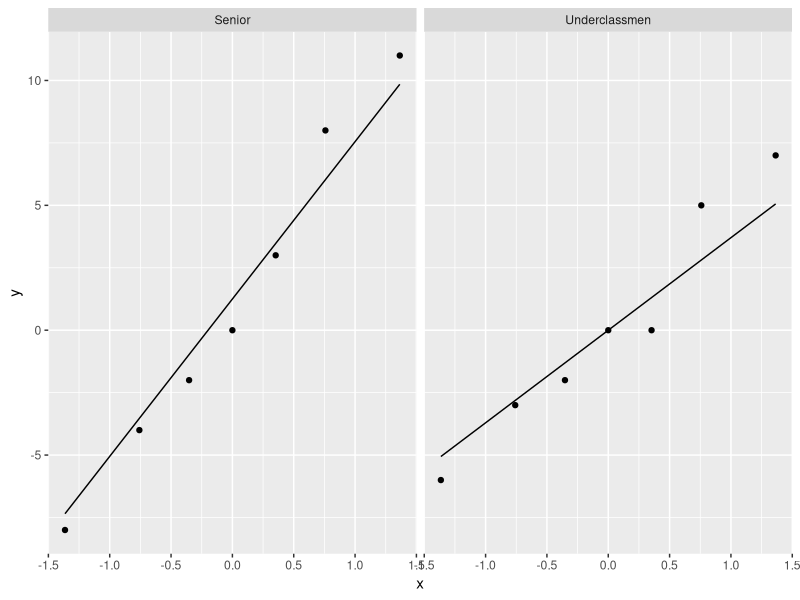

Write the R code that produced this figure.
## ---- chunk 1
#| message: false
#| warning: false

library(tidyverse)
## ---- chunk 2
soccer <- tibble(
  name = c("Yuna Aoki","Alex Mohr", 
           "Erica Roberts","Rosalie Olou",
           "Carly Montgomery","Jade Bordeleau",
           "Mary Frances Symmes", "Lilly Soltz",
           "Mackenzie Harris", "Avery Richards",
           "Katie Richter","Fien Leijdekker",
           "Emily Wong","Madison Casteen"),
  class = c("Senior","Senior","Senior",
            "Senior","Senior","Senior",
            "Senior", "Underclassmen",
            "Underclassmen","Underclassmen",
            "Underclassmen","Underclassmen",
            "Underclassmen","Underclassmen"),
  turnover_differential = c(3,11,-2,0,8,-8,-4,0,
                            0,-3,-6,5,7,-2)
)
## ---- chunk 3
soccer |> 
  ggplot(
    aes(sample = turnover_differential)
  ) + 
  stat_qq() + 
  stat_qq_line() + 
  facet_wrap(~class)
## ---- chunk 4
t.test(turnover_differential ~ class,
       data = soccer,
       alternative = "greater")
